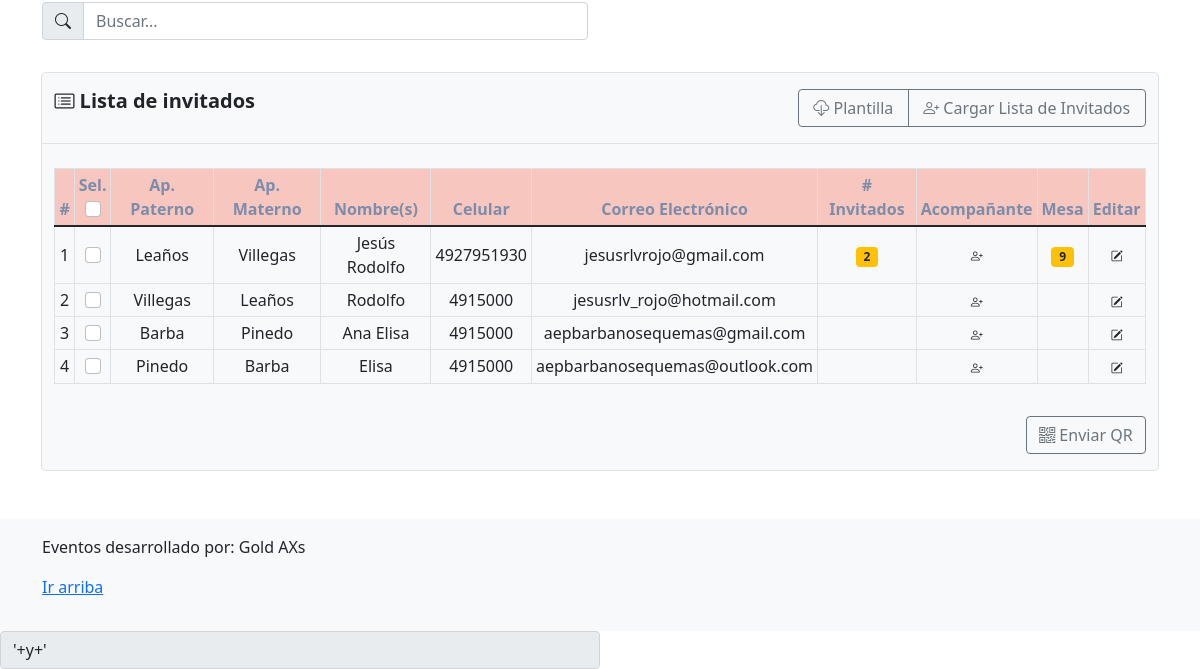
The page /home_events.php (signed in, lower part) on the database as committed earlier.
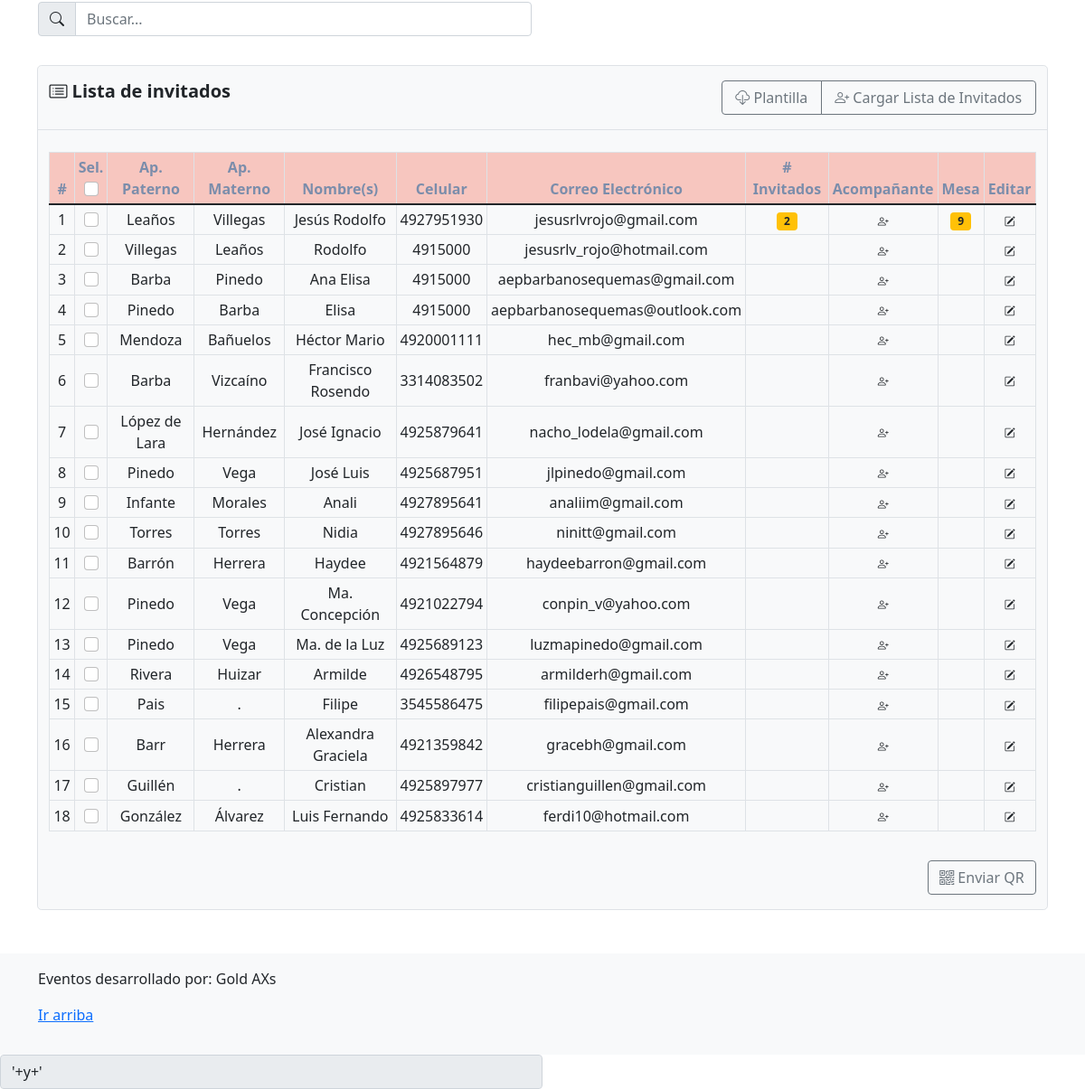
The same page on the database as committed later.
### tables this page shows
CREATE TABLE `invitados` (
  `id` int(11) NOT NULL,
  `nombre` varchar(72) NOT NULL,
  `apellido_p` varchar(54) NOT NULL,
  `apellido_m` varchar(54) NOT NULL,
  `celular` varchar(18) NOT NULL,
  `email` varchar(36) NOT NULL,
  `no_invitados` int(11) DEFAULT NULL,
  `mesa` int(11) DEFAULT NULL,
  `qr` varchar(90) DEFAULT NULL,
  `etiqueta` varchar(50) DEFAULT NULL,
  `tipo_invitado` int(11) DEFAULT NULL,
  `invitado_eje` int(11) DEFAULT NULL COMMENT 'Para ligar al invitado eje con el secundario',
  `id_evento` int(11) DEFAULT NULL,
  `confirmacion` int(11) DEFAULT NULL
);

### prcd/query_invitados.php (called while the page is built)
<?php
    include('qconn/qc.php');
    $sqlQuery ="SELECT * FROM invitados";
    $resultadosqlQuery = $conn->query($sqlQuery);
?>

### home_events.php (the view, shortened to what the changed rows need)
<?php
    include('prcd/qconn/qc.php');
?>
<!doctype html>
<html lang="en">
<head>
    <link href="../assets/dist/css/bootstrap.min.css" rel="stylesheet">
    <link href="https://cdn.jsdelivr.net/npm/bootstrap@5.1.3/dist/css/bootstrap.min.css" rel="stylesheet">
    <link rel="stylesheet" href="https://cdn.jsdelivr.net/npm/bootstrap-icons@1.8.1/font/bootstrap-icons.css">
    <link href="blog.css" rel="stylesheet">
    <link href="navbar-top-fixed.css" rel="stylesheet">
</head>
<body class="d-flex flex-column min-vh-100">
    <main class="container mt-5 mb-5">
        <div class="row align-items-md-stretch">
            <div class="container border rounded-3 mt-3 bg-light" style="width: 98%;">
                <div class="table-responsive">
                    <table class="table table-hover table-bordered table-sm align-middle mt-4">
                        <thead style="background-color:#f7c6bf; color: #7B8DAB;">
                            <tr class="text-center">
                                <th scope="col">#</th>
                                <th scope="col">Sel. <br><input class="form-check-input" type="checkbox" value=""></th>
                                <th scope="col">Ap. Paterno</th>
                                <th scope="col">Ap. Materno</th>
                                <th scope="col">Nombre(s)</th>
                                <th scope="col">Celular</th>
                                <th scope="col">Correo Electrónico</th>
                                <th scope="col"># Invitados</th>
                                <th scope="col">Acompañante</th>
                                <th scope="col">Mesa</th>
                                <th scope="col">Editar</th>
                            </tr>
                        </thead>
                        <tbody id="myTable">
                            <?php include('prcd/query_invitados.php'); ?>
                            <?php
              $x = 0;
              while ($row_sqlQuery = $resultadosqlQuery->fetch_assoc()) {
                $x++;
                echo '
          <tr class="text-center">
            <td>' . $x . '</td>
            <td><input class="form-check-input" type="checkbox" value="'.$row_sqlQuery['id'].'"></td>
            <td>' . $row_sqlQuery['apellido_p'] . '</td>
            <td>' . $row_sqlQuery['apellido_m'] . '</td>
            <td>' . $row_sqlQuery['nombre'] . '</td>
            <td>' . $row_sqlQuery['celular'] . '</td>
            <td>' . $row_sqlQuery['email'] . '</td>
            <td><a href="invitados_secondary.php?id=' . $row_sqlQuery['id'] . '"><span class="badge bg-warning text-dark">' . $row_sqlQuery['no_invitados'] . '</span></a></td>
            <td><a href="#" data-bs-toggle="modal"
            data-bs-target="#AgregarAcomp' . $row_sqlQuery['id'] . '"><span class="badge bg-light text-dark"><i class="bi bi-person-plus"></i></span></a></td>
            <td><span class="badge bg-warning text-dark">' . $row_sqlQuery['mesa'] . '</span></td>
            <td><a href="#" data-bs-toggle="modal"
            data-bs-target="#editarInv' . $row_sqlQuery['id'] . '"><span class="badge bg-light text-dark"><i class="bi bi-pencil-square"></i></span></a></td>
          </tr>';
              }
              ?>
                        </tbody>
                    </table>
                </div>
            </div>
    </main>
</body>
</html>

Rows that differ between the two databases and show on the page:
added invitados: apellido_p "Mendoza", apellido_m "Bañuelos", nombre "Héctor Mario", celular "4920001111", email "hec_mb@gmail.com"
added invitados: apellido_p "Barba", apellido_m "Vizcaíno", nombre "Francisco Rosendo", celular "3314083502", email "franbavi@yahoo.com"
added invitados: apellido_p "López de Lara", apellido_m "Hernández", nombre "José Ignacio", celular "4925879641", email "nacho_lodela@gmail.com"
added invitados: apellido_p "Pinedo", apellido_m "Vega", nombre "José Luis", celular "4925687951", email "jlpinedo@gmail.com"
added invitados: apellido_p "Infante", apellido_m "Morales", nombre "Anali", celular "4927895641", email "analiim@gmail.com"
added invitados: apellido_p "Torres", apellido_m "Torres", nombre "Nidia", celular "4927895646", email "ninitt@gmail.com"
added invitados: apellido_p "Barrón", apellido_m "Herrera", nombre "Haydee", celular "4921564879", email "haydeebarron@gmail.com"
added invitados: apellido_p "Pinedo", apellido_m "Vega", nombre "Ma. Concepción", celular "4921022794", email "conpin_v@yahoo.com"
added invitados: apellido_p "Pinedo", apellido_m "Vega", nombre "Ma. de la Luz", celular "4925689123", email "luzmapinedo@gmail.com"
added invitados: apellido_p "Rivera", apellido_m "Huizar", nombre "Armilde", celular "4926548795", email "armilderh@gmail.com"
added invitados: apellido_p "Pais", apellido_m ".", nombre "Filipe", celular "3545586475", email "filipepais@gmail.com"
added invitados: apellido_p "Barr", apellido_m "Herrera", nombre "Alexandra Graciela", celular "4921359842", email "gracebh@gmail.com"
added invitados: apellido_p "Guillén", apellido_m ".", nombre "Cristian", celular "4925897977", email "cristianguillen@gmail.com"
added invitados: apellido_p "González", apellido_m "Álvarez", nombre "Luis Fernando", celular "4925833614", email "ferdi10@hotmail.com"
